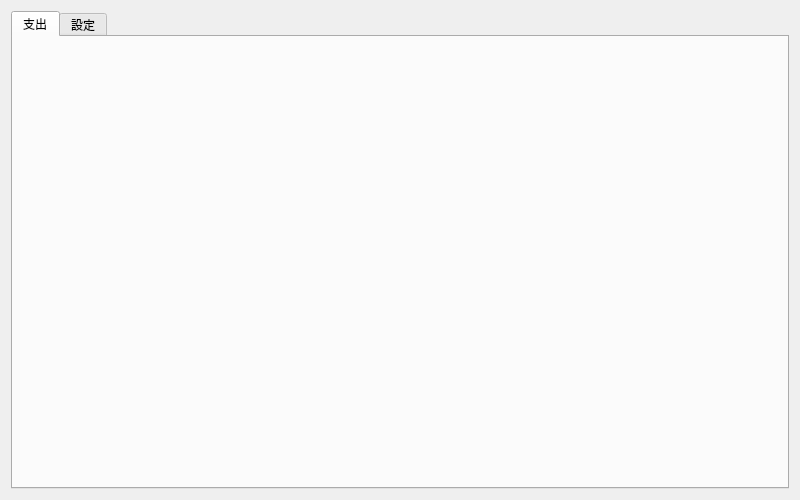
<?xml version="1.0" encoding="UTF-8"?>
<ui version="4.0">
 <class>MainWidget</class>
 <widget class="QWidget" name="MainWidget">
  <property name="geometry">
   <rect>
    <x>0</x>
    <y>0</y>
    <width>800</width>
    <height>500</height>
   </rect>
  </property>
  <property name="sizePolicy">
   <sizepolicy hsizetype="Preferred" vsizetype="Preferred">
    <horstretch>0</horstretch>
    <verstretch>0</verstretch>
   </sizepolicy>
  </property>
  <property name="windowTitle">
   <string>累死雞記帳</string>
  </property>
  <property name="windowIcon">
   <iconset resource="resource.qrc">
    <normaloff>:/images/logo.png</normaloff>:/images/logo.png</iconset>
  </property>
  <layout class="QVBoxLayout" name="verticalLayout">
   <item>
    <widget class="QTabWidget" name="tabWidget">
     <property name="enabled">
      <bool>true</bool>
     </property>
     <property name="sizePolicy">
      <sizepolicy hsizetype="Preferred" vsizetype="Preferred">
       <horstretch>0</horstretch>
       <verstretch>0</verstretch>
      </sizepolicy>
     </property>
     <property name="tabShape">
      <enum>QTabWidget::Rounded</enum>
     </property>
     <property name="currentIndex">
      <number>0</number>
     </property>
     <widget class="ExpenseTab" name="epenseTab">
      <attribute name="title">
       <string>支出</string>
      </attribute>
     </widget>
     <widget class="SettingTab" name="settingTab">
      <attribute name="title">
       <string>設定</string>
      </attribute>
     </widget>
    </widget>
   </item>
  </layout>
 </widget>
 <customwidgets>
  <customwidget>
   <class>ExpenseTab</class>
   <extends>QWidget</extends>
   <header>expensetab.h</header>
   <container>1</container>
  </customwidget>
  <customwidget>
   <class>SettingTab</class>
   <extends>QWidget</extends>
   <header>settingtab.h</header>
   <container>1</container>
  </customwidget>
 </customwidgets>
 <resources>
  <include location="resource.qrc"/>
 </resources>
 <connections/>
</ui>
